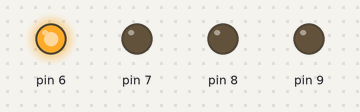
Simulated run of this sketch. Board: Arduino Mega 2560, built with avr-gcc and run on an emulated ATmega2560. Parts: output pins drawn as LEDs (lit = HIGH).

Above: at 0.2 s.
At 1.2 s:
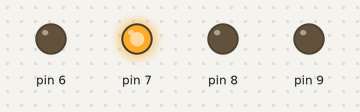
At 2.2 s:
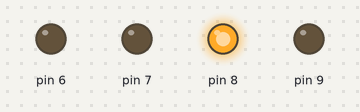
At 3.2 s:
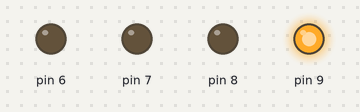
At 4.7 s:
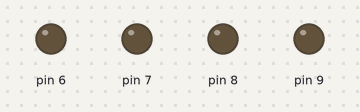
Timing chart, 0 to 5.2 s (numbered marks = the images above):
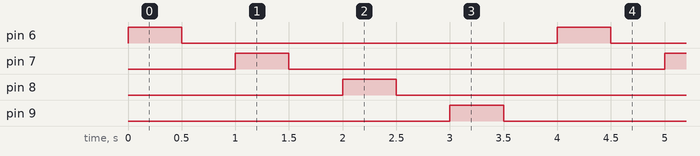

Measured:
- by itself, pin 6–9: alternates HIGH for 0.50 s and LOW for 3.5 s
- by itself, everything shown: repeats every 4.0 s, in 8 steps

The sketch:

lab1-2_hw6.ino
```cpp
// digital pin 6,7,8,9 을 출력으로 사용하는 경우
void setup()
{
  DDRH |= 0x78; // DDRH |= 0b01111000; pin 6,7,8,9
}

void loop()
{
  int pin, i;

  // LED를 변경
  for (pin = 3; pin <= 6; pin++)
  {
    // LEN ON/OFF
    for (i = 0; i <= 1; i++)
    {
      PORTH ^= (1 << pin);
      delay(500);
    }
  }
}

//// digital pin 5,6,7,8 을 출력으로 사용하는 경우
//void setup()
//{
//  DDRE |= 0x08; // DDRE |= 0b00001000; pin5
//  DDRH |= 0x38; // DDRH |= 0b00111000; pin6,7,8
//}
//
//void loop()
//{
//  int pin, i;
//
//  // pin 5에 연결된 LED ON/OFF
//  for (i = 0; i <= 1; i++)
//  {
//    PORTE ^= (1 << 3);
//    delay(500);
//  }
//  // pin 6,7,8에 연결된 LED ON/OFF
//  for (pin = 3; pin <= 5; pin++)
//  {
//    for (i = 0; i <= 1; i++)
//    {
//      PORTH ^= (1 << pin);
//      delay(500);
//    }
//  }
//}
```
